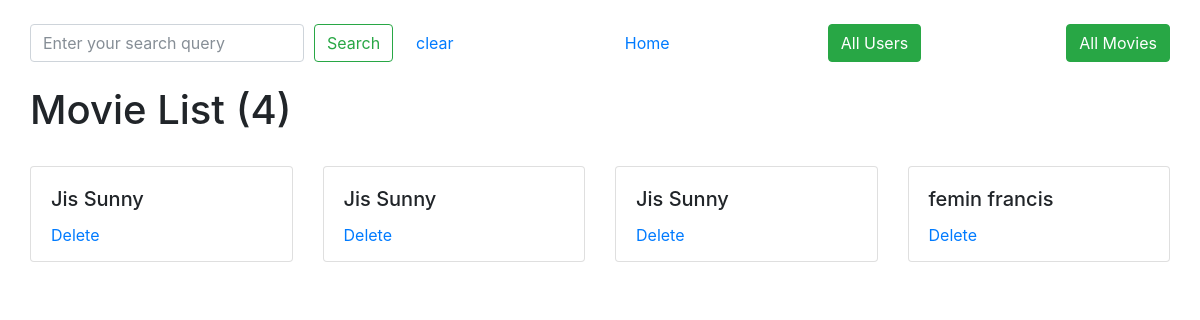
Before: /admin_users/ with the older database file.
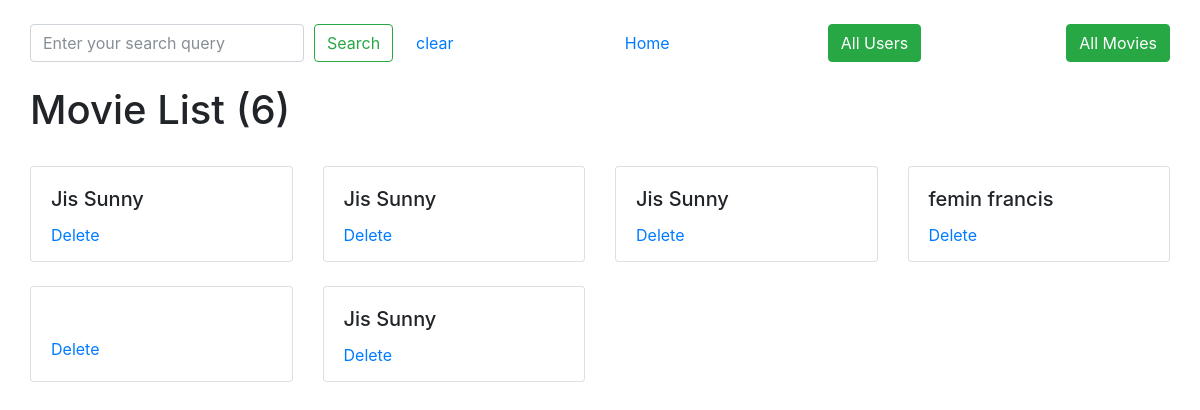
After: the same page with the newer database file.
### register/models.py (models this page shows)
class Users(models.Model):
    first_name = models.CharField(max_length=255)
    last_name = models.CharField(max_length=255)
    email = models.EmailField(max_length=255)
    username = models.CharField(max_length=255, default='')
    password = models.CharField(max_length=255)
    status = models.BooleanField(default=True)
    is_admin = models.BooleanField(default=False)

### admin/views.py (the view)
# urls.py: path('admin_users/', views.admin_users, name="admin_users"),
def admin_users(request):
    users = Users.objects.filter()
    return render(request, 'admin_users.html', {'users': users})

### templates/admin_users.html (shortened to what this page needs)
 {% load static %}
<!DOCTYPE html>
<html>
  <head>
    <link rel="stylesheet" href="{% static 'styles/css/create_movie.css' %}" />
    <link
      rel="stylesheet"
      type="text/css"
      href="{% static 'styles/bootstrap4/bootstrap.min.css' %}"
    />
  </head>
  <body>
    <div class="container">
      <br />
      <div class="movie-list-header">
        <form id="searchForm" method="get">
          <div
            style="
              display: flex;
              flex-direction: row;
              align-item: center;
              gap: 10px;
            "
          >
            <input
              type="text"
              required
              id="queryInput"
              name="query"
              class="form-control"
              placeholder="Enter your search query"
            />
            <button class="btn btn-outline-success" type="submit">
              Search
            </button>
            <a class="btn btn-link" href="{%url 'movie_list'%}">clear</a>
          </div>
        </form>
        <a class="btn btn-link" href="{%url 'movie_list'%}">Home</a>
        <a class="btn btn-success" href="{%url 'admin_users'%}">All Users</a>
        <a class="btn btn-success" href="{%url 'admin_movies'%}">All Movies</a>
      </div>
      <br />
      <h1>Movie List ({{ users|length }})</h1>
      <br />
      <div class="row">
        {% if users %} {% for user in users %}
        <div class="col-md-3">
          <div class="card movie-card" style="height: 6rem">
            <div
              class="card-body"
              style="
                display: flex;
                flex-direction: column;
                align-item: center;
                justify-content: space-between;
              "
            >
              <h5 class="card-title">
                {{ user.first_name }} {{ user.last_name }}
              </h5>
              <a class="" href="{%url 'delete_user' id=user.id%}">Delete</a>
            </div>
          </div>
          <br />
        </div>
        {% endfor %} {% else %}
        <br />
        <br />
        <h4>Sorry ! No movies found.</h4>
        {% endif %}
      </div>
    </div>
  </body>
</html>

### static/styles/css/create_movie.css (style rules this page uses)
.movie-card { height: 300px; }
.movie-list-header { display: flex; flex-direction: row; align-items: center; justify-content: space-between; gap: 40px; }

Changed rows visible on the page:
added Users: first_name "Jis", last_name "Sunny"
Other visible differences:
{{ users|length }}: "4" → "6"
